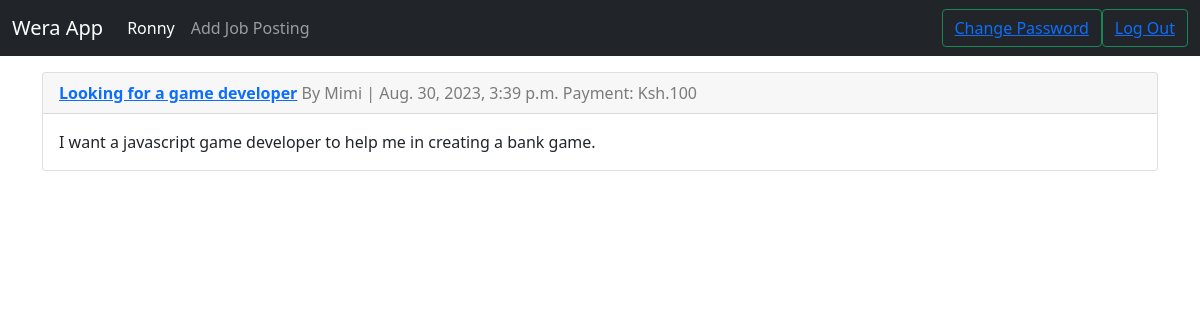
The app's page /jobs/3/ (signed in) with its own data.
### accounts/models.py (models this page shows)
class CustomUser(AbstractUser):
    UNI_CHOICES = [
        ("KU", "Kenyatta University"),
        ("JKUAT", "Jomo Kenyatta Univeristy Of Agriculture and Technology"),
        ("TUK", "Technical University of Kenya"),
        ("UON", "University Of Nairobi"),
        ("TUM", "Technical University of Mombasa"),
        ("DeKUT", "Dedan Kimathi University of Technology")
    ]
    university = models.CharField(max_length=100, choices=UNI_CHOICES)
    def __str__(self):
        return self.username

### jobs/models.py (models this page shows, shortened)
class Jobs(models.Model):
    title = models.CharField(max_length=300)
    employer = models.ForeignKey(
        get_user_model(),
        on_delete=models.CASCADE
    )
    date_created = models.DateTimeField(auto_now_add=True)
    content = models.TextField()
    payment = models.PositiveIntegerField(default=20)

### jobs/views.py (the view)
# urls.py: path("jobs/<int:pk>/", JobDetailView.as_view(), name="job_detail"),
class JobDetailView(DetailView):
    model = Jobs
    template_name = "job_detail.html"
    context_object_name = "job"

### templates/job_detail.html
{% extends 'base.html' %}
{% block content %}
    <div class="card mt-3">
        <div class="card-header">
            <a href=""><strong>{{ job.title }}</strong></a>
            <span class="text-black-50">By {{ job.employer }} | {{ job.date_created }}</span>
            <span class="text-black-50">Payment: Ksh.{{ job.payment }}</span>
        </div>
        <div class="card-body">
            <p class="card-text">{{ job.content }}</p>
        </div>
    </div>
{% endblock %}

### templates/base.html (shortened to what this page needs)
<!DOCTYPE html>
<html lang="en">
<head>
    <link href="https://cdn.jsdelivr.net/npm/bootstrap@5.0.2/dist/css/bootstrap.min.css" rel="stylesheet">
</head>
<body>
    <nav class="navbar navbar-expand-lg navbar-dark bg-dark">
        <div class="container-fluid">
          <a class="navbar-brand" href="{% url 'home' %}">Wera App</a>
          <div class="collapse navbar-collapse" id="navbarSupportedContent">
            {% if user.is_authenticated %}
            <ul class="navbar-nav me-auto mb-2 mb-lg-0">
              <li class="nav-item">
                <a class="nav-link active" aria-current="page" href="#">{{ user.username }}</a>
              </li>
              <li class="nav-item">
                <a href="{% url 'job_new' %}" class="nav-link text-decoration-none">Add Job Posting</a>
              </li>
            </ul>
            <form class="d-flex justify-content-between" role="search">
              <button class="btn btn-outline-success" type="submit"><a href="{% url 'password_change' %}">Change Password</a></button>
              <button class="btn btn-outline-success" type="submit"><a href="{% url 'logout' %}">Log Out</a></button>
            </form>
            {% else %}
            <form class="d-flex" role="search">
                <button class="btn btn-outline-success" type="submit"><a href="{% url 'signup' %}">Sign Up</a></button>
                <button class="btn btn-outline-success" type="submit"><a href="{% url 'login' %}">Log In</a></button>
            </form>
            {% endif %}
          </div>
        </div>
      </nav>
    <div class="container">
        {% block content %}
        {% endblock %}
    </div>
</body>
</html>

### records on screen
CustomUser: username "Ronny"
Jobs: title "Looking for a game developer", employer "Mimi", date_created "Aug. 30, 2023, 3:39 p.m.", payment "100", content "I want a javascript game developer to help me in creating a bank game."
